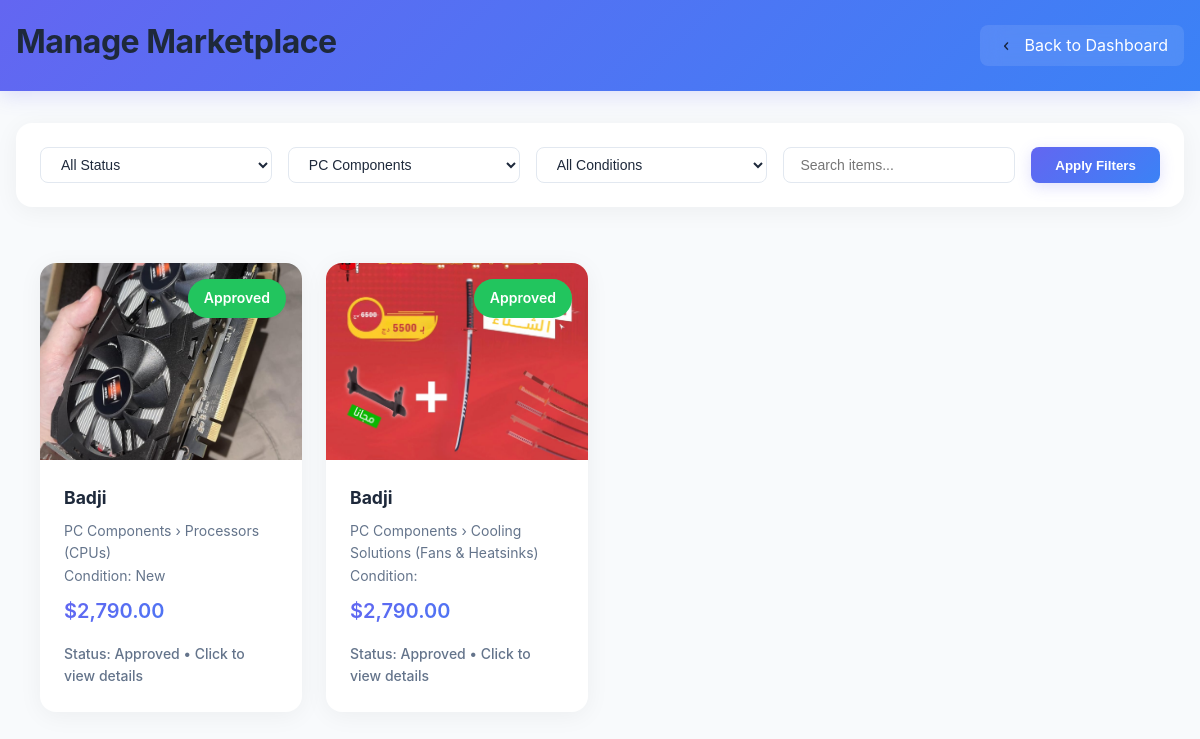
/manage_marketplace.php?category=1 (signed in), run on the app's committed database.
### tables this page shows
CREATE TABLE `marketplace_items` (
  `id` int(11) NOT NULL,
  `name` varchar(255) NOT NULL,
  `price` decimal(10,2) NOT NULL,
  `image_url` varchar(255) NOT NULL,
  `user_id` int(11) NOT NULL,
  `approved` tinyint(1) DEFAULT 0,
  `created_at` timestamp NOT NULL DEFAULT current_timestamp(),
  `email` varchar(255) DEFAULT NULL,
  `category_id` int(11) NOT NULL,
  `subcategory_id` int(11) NOT NULL,
  `description` text DEFAULT NULL,
  `condition` enum('New','Like New','Very Good','Good','Acceptable','For Parts') DEFAULT NULL
);

CREATE TABLE `categories` (
  `id` int(11) NOT NULL,
  `name` varchar(255) NOT NULL
);

CREATE TABLE `subcategories` (
  `id` int(11) NOT NULL,
  `name` varchar(255) NOT NULL,
  `category_id` int(11) NOT NULL
);

### manage_marketplace.php (the view, shortened to what this page needs)
<?php
require_once 'db_connect.php';
$status = isset($_GET['status']) ? $_GET['status'] : 'all';
$category = isset($_GET['category']) ? $_GET['category'] : 'all';
$search = isset($_GET['search']) ? $_GET['search'] : '';
$query = "SELECT m.*, c.name as category_name, s.name as subcategory_name
          FROM marketplace_items m
          LEFT JOIN categories c ON m.category_id = c.id
          LEFT JOIN subcategories s ON m.subcategory_id = s.id
          WHERE 1=1";
$params = [];
if ($category !== 'all') {
    $query .= " AND m.category_id = ?";
    $params[] = $category;
}
$query .= " ORDER BY m.created_at DESC";
$categories = $pdo->query("SELECT * FROM categories")->fetchAll();
$stmt = $pdo->prepare($query);
$stmt->execute($params);
$items = $stmt->fetchAll();
?>
<!DOCTYPE html>
<html lang="en">
<head>
</head>
<body>
    <header style="display: flex; justify-content: space-between; align-items: center; padding: 1rem;">
        <h1 style="font-size: 2rem;">Manage Marketplace</h1>
        <a href="dashboard.php" style="text-decoration: none; display: inline-flex; align-items: center; gap: 0.5rem; color: white; background: rgba(255, 255, 255, 0.1); padding: 0.5rem 1rem; border-radius: 8px; backdrop-filter: blur(10px); transition: all 0.3s ease;">
            <img src="back.png" alt="Back" style="width: 20px; height: 20px;">
            <span style="font-size: 16px;">Back to Dashboard</span>
        </a>
    </header>
    <div class="admin-container">
        <div class="filters">
            <form class="filter-form" method="GET">
                <select name="status">
                    <option value="all" <?php echo $status === 'all' ? 'selected' : ''; ?>>All Status</option>
                </select>
                <select name="category">
                    <?php foreach ($categories as $cat): ?>
                        <option value="<?php echo $cat['id']; ?>" <?php echo $category == $cat['id'] ? 'selected' : ''; ?>>
                            <?php echo htmlspecialchars($cat['name']); ?>
                        </option>
                    <?php endforeach; ?>
                </select>
                <select name="condition">
                    <option value="all">All Conditions</option>
                </select>
                <input type="text" name="search" placeholder="Search items..." value="<?php echo htmlspecialchars($search); ?>">
                <button type="submit" class="btn btn-primary">Apply Filters</button>
            </form>
        </div>
        <div class="marketplace-grid">
            <?php foreach ($items as $item): ?>
                <div class="card" onclick="openListingModal(<?php echo htmlspecialchars(json_encode($item)); ?>)">
                    <?php
                        $statusClass = '';
                        $statusText = '';
                        if ($item['approved'] === null) {
                            $statusClass = 'status-pending';
                            $statusText = 'Pending Review';
                        } elseif ($item['approved'] == 1) {
                            $statusClass = 'status-approved';
                            $statusText = 'Approved';
                        } else {
                            $statusClass = 'status-rejected';
                            $statusText = 'Rejected';
                        }
                    ?>
                    <div class="status-badge <?php echo $statusClass; ?>"><?php echo $statusText; ?></div>
                    <div class="card-image">
                        <img src="<?php echo htmlspecialchars($item['image_url']); ?>" alt="<?php echo htmlspecialchars($item['name']); ?>">
                    </div>
                    <div class="card-content">
                        <h3 class="card-title"><?php echo htmlspecialchars($item['name']); ?></h3>
                        <div class="card-info">
                            <div><?php echo htmlspecialchars($item['category_name']); ?> › <?php echo htmlspecialchars($item['subcategory_name']); ?></div>
                            <div>Condition: <?php echo htmlspecialchars($item['condition']); ?></div>
                        </div>
                        <div class="card-price">$<?php echo number_format($item['price'], 2); ?></div>
                        <div class="card-status">
                            Status: <?php echo $statusText; ?> • Click to view details
                        </div>
                    </div>
                </div>
            <?php endforeach; ?>
        </div>
    </div>
</body>
</html>

### manage_marketplace.php (style rules this page uses)
* { margin: 0; padding: 0; box-sizing: border-box; }
:root { --primary-gradient: linear-gradient(135deg, #6366f1, #3b82f6); --secondary-gradient: linear-gradient(135deg, #f43f5e, #ec4899); --surface-color: #ffffff; --background-color: #f8fafc; --text-primary: #1e293b; --text-secondary: #64748b; }
body { font-family: 'Inter', 'Segoe UI', Arial, sans-serif; line-height: 1.6; background-color: var(--background-color); color: var(--text-primary); min-height: 100vh; }
header { background: var(--primary-gradient); color: white; padding: 2rem; box-shadow: 0 4px 20px rgba(99, 102, 241, 0.2); display: flex; justify-content: space-between; align-items: center; flex-wrap: wrap; }
header h1 { font-size: 2rem; font-weight: 700; letter-spacing: -0.5px; margin-bottom: 0.5rem; }
header a { display: inline-flex; align-items: center; gap: 0.5rem; color: white; text-decoration: none; padding: 0.5rem 1rem; background: rgba(255, 255, 255, 0.1); border-radius: 8px; backdrop-filter: blur(10px); transition: all 0.3s ease; }
.admin-container { max-width: 100%; margin: 2rem auto; padding: 0 1rem; animation: fadeIn 0.5s ease-out; }
h1 { font-size: 2rem; font-weight: 700; letter-spacing: -0.5px; margin-bottom: 2rem; color: var(--text-primary); }
.filters { background: var(--surface-color); padding: 1.5rem; border-radius: 16px; box-shadow: 0 4px 25px rgba(0, 0, 0, 0.05); margin-bottom: 2rem; }
.filter-form { display: flex; gap: 1rem; flex-wrap: wrap; }
.filter-form select, .filter-form input[type="text"] { padding: 0.5rem 1rem; border: 1px solid #e2e8f0; border-radius: 8px; font-size: 0.875rem; color: var(--text-primary); background-color: white; flex: 1; min-width: 200px; }
.filter-form button { background: var(--primary-gradient); color: white; padding: 0.5rem 1.5rem; border: none; border-radius: 8px; cursor: pointer; font-weight: 600; transition: all 0.3s ease; box-shadow: 0 4px 15px rgba(99, 102, 241, 0.2); }
.marketplace-grid { display: grid; grid-template-columns: repeat(auto-fill, minmax(250px, 1fr)); gap: 1.5rem; padding: 1.5rem; perspective: 1000px; }
.card { background: var(--surface-color); border-radius: 16px; overflow: hidden; box-shadow: 0 4px 25px rgba(0, 0, 0, 0.05); transition: all 0.3s ease; position: relative; cursor: pointer; }
.card-image { position: relative; padding-top: 75%; overflow: hidden; }
.card-image img { position: absolute; top: 0; left: 0; width: 100%; height: 100%; object-fit: cover; transition: transform 0.3s ease; }
.card-content { padding: 1.5rem; position: relative; }
.status-badge { position: absolute; top: 1rem; right: 1rem; padding: 0.5rem 1rem; border-radius: 20px; font-size: 0.875rem; font-weight: 600; z-index: 1; backdrop-filter: blur(10px); }
.status-approved { background: rgba(34, 197, 94, 1); color: white; }
.card-title { font-size: 1.1rem; font-weight: 700; color: var(--text-primary); margin-bottom: 0.5rem; display: -webkit-box; -webkit-line-clamp: 2; -webkit-box-orient: vertical; overflow: hidden; }
.card-info { color: var(--text-secondary); font-size: 0.875rem; margin-bottom: 0.5rem; }
.card-price { font-weight: 600; color: var(--text-primary); font-size: 1.25rem; background: var(--primary-gradient); -webkit-background-clip: text; -webkit-text-fill-color: transparent; }
.card-status { margin-top: 1rem; font-size: 0.875rem; font-weight: 500; color: var(--text-secondary); }

### data on the page
marketplace_items: approved "Approved", image_url (picture), name "Badji", category.name "PC Components", subcategory.name "Processors (CPUs)", condition "New", price "2,790.00"
marketplace_items: approved "Approved", image_url (picture), name "Badji", category.name "PC Components", subcategory.name "Cooling Solutions (Fans & Heatsinks)", price "2,790.00"

### other printed values
form field category "PC Components"
